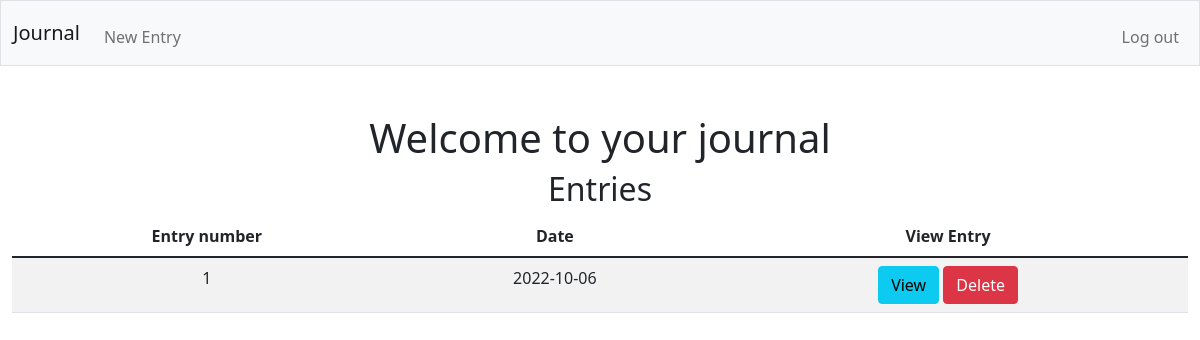
/ (signed in), run on the app's committed database.
### tables this page shows
CREATE TABLE "entries" (
	"journal_id"	INTEGER NOT NULL UNIQUE,
	"customer_id"	INTEGER NOT NULL,
	"entry_id"	INTEGER NOT NULL,
	"date"	DATETIME,
	"year"	INTEGER NOT NULL,
	"month"	INTEGER NOT NULL,
	"day"	INTEGER NOT NULL,
	"entry"	INTEGER NOT NULL,
	FOREIGN KEY("customer_id") REFERENCES "users"("id"),
	PRIMARY KEY("journal_id")
);

### app.py (the view)
@app.route("/", methods=["GET", "POST"])
@login_required
def index():
    if request.method == "POST":
        journalNum = request.form["delete_button"]
        db.execute("DELETE FROM entries WHERE journal_id == ?", journalNum)
        return redirect("/")
    else:
        entries = db.execute("SELECT * FROM entries WHERE customer_id == ?", session["user_id"])
        return render_template("index.html", entries=entries)

### app.py (called while the page is built)
@app.after_request
def after_request(response):
    response.headers["Cache-Control"] = "no-cache, no-store, must-revalidate"
    response.headers["Expires"] = 0
    response.headers["Pragma"] = "no-cache"
    return response

### helpers.py (called while the page is built)
def login_required(f):
    @wraps(f)
    def decorated_function(*args, **kwargs):
        if session.get("user_id") is None:
            return redirect("/login")
        return f(*args, **kwargs)
    return decorated_function

### templates/index.html (shortened to what this page needs)
{% extends "layout.html" %}
{% block main %}
    <h1>Welcome to your journal</h1>
    <div>
        <h2>Entries</h2>
        <table class="table table-striped table-hover">
            <thead>
                <tr>
                    <th>Entry number</th>
                    <th>Date</th>
                    <th>View Entry</th>
                </tr>
            </thead>
            <tbody>
                {% for entry in entries %}
                    <tr>
                        <td>{{ entry["entry_id"] }}</td>
                        <td>{{ entry["date"] }}</td>
                        <td>
                            <form method="post">
                                <button type="button" class="btn btn-info" data-bs-toggle="modal" data-bs-target="#entryModal" data-myentry='{{ entry | tojson }}'>View</button>
                                <button type="submit" class="btn btn-danger" name="delete_button" value="{{ entry.journal_id }}">Delete</button>
                            </form>
                        </td>
                    </tr>
                {% endfor %}
            </tbody>
        </table>
    </div>
{% endblock %}

### data on the page
entries: entry_id "1", date "2022-10-06", {{ entry.journal_id }} 2 (drawn)
